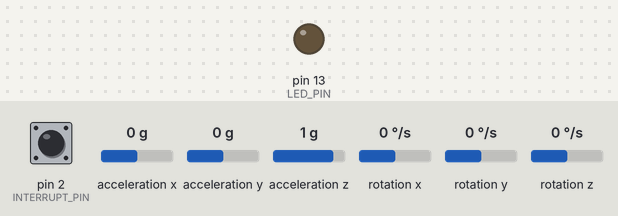
Simulated run of this sketch. Board: Arduino Leonardo, built with avr-gcc and run on an emulated ATmega32U4. Shown: output pins drawn as LEDs (lit = HIGH). The inputs (shaded band) are chosen by the test bench; at power-on: pin 2 (INTERRUPT_PIN) LOW, acceleration x 0 g, acceleration y 0 g, acceleration z 1 g, rotation x 0 °/s, rotation y 0 °/s, rotation z 0 °/s. The ROS host is connected and sends only what is stated; the sensor or clock chip raises its interrupt line as the real part does.

Above: at 0.1 s.
At 39.77 s:
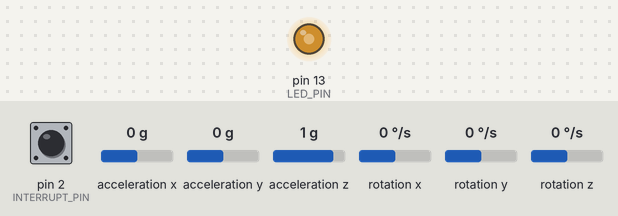
Timing chart, 0 to 40.0 s (numbered marks = the images above):
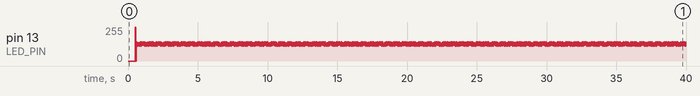

The sketch:

MPU6050_DMP6.ino
```cpp
// I2C device class (I2Cdev) demonstration Arduino sketch for MPU6050 class using DMP (MotionApps v2.0)
// 6/21/2012 by Jeff Rowberg <jeff@rowberg.net>
// Updates should (hopefully) always be available at https://github.com/jrowberg/i2cdevlib
//
// Changelog:
//      2019-07-08 - Added Auto Calibration and offset generator
//		   - and altered FIFO retrieval sequence to avoid using blocking code
//      2016-04-18 - Eliminated a potential infinite loop
//      2013-05-08 - added seamless Fastwire support
//                 - added note about gyro calibration
//      2012-06-21 - added note about Arduino 1.0.1 + Leonardo compatibility error
//      2012-06-20 - improved FIFO overflow handling and simplified read process
//      2012-06-19 - completely rearranged DMP initialization code and simplification
//      2012-06-13 - pull gyro and accel data from FIFO packet instead of reading directly
//      2012-06-09 - fix broken FIFO read sequence and change interrupt detection to RISING
//      2012-06-05 - add gravity-compensated initial reference frame acceleration output
//                 - add 3D math helper file to DMP6 example sketch
//                 - add Euler output and Yaw/Pitch/Roll output formats
//      2012-06-04 - remove accel offset clearing for better results (thanks Sungon Lee)
//      2012-06-01 - fixed gyro sensitivity to be 2000 deg/sec instead of 250
//      2012-05-30 - basic DMP initialization working

/* ============================================
I2Cdev device library code is placed under the MIT license
Copyright (c) 2012 Jeff Rowberg

Permission is hereby granted, free of charge, to any person obtaining a copy
of this software and associated documentation files (the "Software"), to deal
in the Software without restriction, including without limitation the rights
to use, copy, modify, merge, publish, distribute, sublicense, and/or sell
copies of the Software, and to permit persons to whom the Software is
furnished to do so, subject to the following conditions:

The above copyright notice and this permission notice shall be included in
all copies or substantial portions of the Software.

THE SOFTWARE IS PROVIDED "AS IS", WITHOUT WARRANTY OF ANY KIND, EXPRESS OR
IMPLIED, INCLUDING BUT NOT LIMITED TO THE WARRANTIES OF MERCHANTABILITY,
FITNESS FOR A PARTICULAR PURPOSE AND NONINFRINGEMENT. IN NO EVENT SHALL THE
AUTHORS OR COPYRIGHT HOLDERS BE LIABLE FOR ANY CLAIM, DAMAGES OR OTHER
LIABILITY, WHETHER IN AN ACTION OF CONTRACT, TORT OR OTHERWISE, ARISING FROM,
OUT OF OR IN CONNECTION WITH THE SOFTWARE OR THE USE OR OTHER DEALINGS IN
THE SOFTWARE.
===============================================
*/

// I2Cdev and MPU6050 must be installed as libraries, or else the .cpp/.h files
// for both classes must be in the include path of your project
#include "I2Cdev.h"

#include "MPU6050_6Axis_MotionApps20.h"
//#include "MPU6050.h" // not necessary if using MotionApps include file

// Arduino Wire library is required if I2Cdev I2CDEV_ARDUINO_WIRE implementation
// is used in I2Cdev.h
#if I2CDEV_IMPLEMENTATION == I2CDEV_ARDUINO_WIRE
    #include "Wire.h"
#endif

// class default I2C address is 0x68
// specific I2C addresses may be passed as a parameter here
// AD0 low = 0x68 (default for SparkFun breakout and InvenSense evaluation board)
// AD0 high = 0x69
MPU6050 mpu;
//MPU6050 mpu(0x69); // <-- use for AD0 high

/* =========================================================================
   NOTE: In addition to connection 3.3v, GND, SDA, and SCL, this sketch
   depends on the MPU-6050's INT pin being connected to the Arduino's
   external interrupt #0 pin. On the Arduino Uno and Mega 2560, this is
   digital I/O pin 2.
 * ========================================================================= */

/* =========================================================================
   NOTE: Arduino v1.0.1 with the Leonardo board generates a compile error
   when using Serial.write(buf, len). The Teapot output uses this method.
   The solution requires a modification to the Arduino USBAPI.h file, which
   is fortunately simple, but annoying. This will be fixed in the next IDE
   release. For more info, see these links:

   http://arduino.cc/forum/index.php/topic,109987.0.html
   http://code.google.com/p/arduino/issues/detail?id=958
 * ========================================================================= */


// uncomment "OUTPUT_READABLE_QUATERNION" if you want to see the actual
// quaternion components in a [w, x, y, z] format (not best for parsing
// on a remote host such as Processing or something though)
#define OUTPUT_READABLE_QUATERNION

// uncomment "OUTPUT_READABLE_EULER" if you want to see Euler angles
// (in degrees) calculated from the quaternions coming from the FIFO.
// Note that Euler angles suffer from gimbal lock (for more info, see
// http://en.wikipedia.org/wiki/Gimbal_lock)
//#define OUTPUT_READABLE_EULER

// uncomment "OUTPUT_READABLE_YAWPITCHROLL" if you want to see the yaw/
// pitch/roll angles (in degrees) calculated from the quaternions coming
// from the FIFO. Note this also requires gravity vector calculations.
// Also note that yaw/pitch/roll angles suffer from gimbal lock (for
// more info, see: http://en.wikipedia.org/wiki/Gimbal_lock)
//#define OUTPUT_READABLE_YAWPITCHROLL

// uncomment "OUTPUT_READABLE_REALACCEL" if you want to see acceleration
// components with gravity removed. This acceleration reference frame is
// not compensated for orientation, so +X is always +X according to the
// sensor, just without the effects of gravity. If you want acceleration
// compensated for orientation, us OUTPUT_READABLE_WORLDACCEL instead.
//#define OUTPUT_READABLE_REALACCEL

// uncomment "OUTPUT_READABLE_WORLDACCEL" if you want to see acceleration
// components with gravity removed and adjusted for the world frame of
// reference (yaw is relative to initial orientation, since no magnetometer
// is present in this case). Could be quite handy in some cases.
//#define OUTPUT_READABLE_WORLDACCEL

// uncomment "OUTPUT_TEAPOT" if you want output that matches the
// format used for the InvenSense teapot demo
//#define OUTPUT_TEAPOT


#define INTERRUPT_PIN 2  // use pin 2 on Arduino Uno & most boards
#define LED_PIN 13 // (Arduino is 13, Teensy is 11, Teensy++ is 6)
bool blinkState = false;

// MPU control/status vars
bool dmpReady = false;  // set true if DMP init was successful
uint8_t mpuIntStatus;   // holds actual interrupt status byte from MPU
uint8_t devStatus;      // return status after each device operation (0 = success, !0 = error)
uint16_t packetSize;    // expected DMP packet size (default is 42 bytes)
uint16_t fifoCount;     // count of all bytes currently in FIFO
uint8_t fifoBuffer[64]; // FIFO storage buffer

// orientation/motion vars
Quaternion q;           // [w, x, y, z]         quaternion container
/*
VectorInt16 aa;         // [x, y, z]            accel sensor measurements
VectorInt16 aaReal;     // [x, y, z]            gravity-free accel sensor measurements
VectorInt16 aaWorld;    // [x, y, z]            world-frame accel sensor measurements
VectorFloat gravity;    // [x, y, z]            gravity vector
float euler[3];         // [psi, theta, phi]    Euler angle container
float ypr[3];           // [yaw, pitch, roll]   yaw/pitch/roll container and gravity vector

// packet structure for InvenSense teapot demo
uint8_t teapotPacket[14] = { '$', 0x02, 0,0, 0,0, 0,0, 0,0, 0x00, 0x00, '\r', '\n' };
*/

#include <ros.h>
#include <ros/time.h>
#include <geometry_msgs/Quaternion.h>
ros::NodeHandle nh;
geometry_msgs::Quaternion quat_msg;
ros::Publisher quat_pub("quaternion", &quat_msg);

// ================================================================
// ===               INTERRUPT DETECTION ROUTINE                ===
// ================================================================

volatile bool mpuInterrupt = false;     // indicates whether MPU interrupt pin has gone high
void dmpDataReady() {
    mpuInterrupt = true;
}


// ================================================================
// ===                      INITIAL SETUP                       ===
// ================================================================

void setup() {
    // join I2C bus (I2Cdev library doesn't do this automatically)
    #if I2CDEV_IMPLEMENTATION == I2CDEV_ARDUINO_WIRE
        Wire.begin();
        Wire.setClock(400000); // 400kHz I2C clock. Comment this line if having compilation difficulties
    #elif I2CDEV_IMPLEMENTATION == I2CDEV_BUILTIN_FASTWIRE
        Fastwire::setup(400, true);
    #endif

    // initialize serial communication
    // (115200 chosen because it is required for Teapot Demo output, but it's
    // really up to you depending on your project)
    Serial.begin(115200);
    while (!Serial); // wait for Leonardo enumeration, others continue immediately

    // NOTE: 8MHz or slower host processors, like the Teensy @ 3.3V or Arduino
    // Pro Mini running at 3.3V, cannot handle this baud rate reliably due to
    // the baud timing being too misaligned with processor ticks. You must use
    // 38400 or slower in these cases, or use some kind of external separate
    // crystal solution for the UART timer.

    // initialize device
    //Serial.println(F("Initializing I2C devices..."));
    mpu.initialize();
    pinMode(INTERRUPT_PIN, INPUT);
/*
    // verify connection
    Serial.println(F("Testing device connections..."));
    Serial.println(mpu.testConnection() ? F("MPU6050 connection successful") : F("MPU6050 connection failed"));

    // wait for ready
    Serial.println(F("\nSend any character to begin DMP programming and demo: "));
    while (Serial.available() && Serial.read()); // empty buffer
    while (!Serial.available());                 // wait for data
    while (Serial.available() && Serial.read()); // empty buffer again

    // load and configure the DMP
    Serial.println(F("Initializing DMP..."));
*/
    devStatus = mpu.dmpInitialize();

    // supply your own gyro offsets here, scaled for min sensitivity
    mpu.setXGyroOffset(228);
    mpu.setYGyroOffset(93);
    mpu.setZGyroOffset(-64);
    mpu.setZAccelOffset(1421); // 1688 factory default for my test chip

    // make sure it worked (returns 0 if so)
    if (devStatus == 0) {
        // Calibration Time: generate offsets and calibrate our MPU6050
        mpu.CalibrateAccel(6);
        mpu.CalibrateGyro(6);
        mpu.PrintActiveOffsets();
        // turn on the DMP, now that it's ready
        //Serial.println(F("Enabling DMP..."));
        mpu.setDMPEnabled(true);

        // enable Arduino interrupt detection
        //Serial.print(F("Enabling interrupt detection (Arduino external interrupt "));
        //Serial.print(digitalPinToInterrupt(INTERRUPT_PIN));
        digitalPinToInterrupt(INTERRUPT_PIN);
        //Serial.println(F(")..."));
        attachInterrupt(digitalPinToInterrupt(INTERRUPT_PIN), dmpDataReady, RISING);
        mpuIntStatus = mpu.getIntStatus();

        // set our DMP Ready flag so the main loop() function knows it's okay to use it
        //Serial.println(F("DMP ready! Waiting for first interrupt..."));
        dmpReady = true;

        // get expected DMP packet size for later comparison
        packetSize = mpu.dmpGetFIFOPacketSize();
    } else {
        // ERROR!
        // 1 = initial memory load failed
        // 2 = DMP configuration updates failed
        // (if it's going to break, usually the code will be 1)
        Serial.print(F("DMP Initialization failed (code "));
        Serial.print(devStatus);
        Serial.println(F(")"));
    }

    // configure LED for output
    pinMode(LED_PIN, OUTPUT);

    nh.initNode();
    nh.advertise(quat_pub);
}


// ================================================================
// ===                    MAIN PROGRAM LOOP                     ===
// ================================================================

void loop() {

    nh.spinOnce();

    // if programming failed, don't try to do anything
    if (!dmpReady) return;
    // read a packet from FIFO
    if (mpu.dmpGetCurrentFIFOPacket(fifoBuffer)) { // Get the Latest packet
        #ifdef OUTPUT_READABLE_QUATERNION
            // display quaternion values in easy matrix form: w x y z
            mpu.dmpGetQuaternion(&q, fifoBuffer);
            /*
            Serial.print("quat\t");
            Serial.print(q.w);
            Serial.print("\t");
            Serial.print(q.x);
            Serial.print("\t");
            Serial.print(q.y);
            Serial.print("\t");
            Serial.println(q.z);
            */
            quat_msg.w = q.w;
            quat_msg.x = q.x;
            quat_msg.y = q.y;
            quat_msg.z = q.z;

            quat_pub.publish(&quat_msg);

        #endif

        #ifdef OUTPUT_READABLE_EULER
            // display Euler angles in degrees
            mpu.dmpGetQuaternion(&q, fifoBuffer);
            mpu.dmpGetEuler(euler, &q);
            Serial.print("euler\t");
            Serial.print(euler[0] * 180/M_PI);
            Serial.print("\t");
            Serial.print(euler[1] * 180/M_PI);
            Serial.print("\t");
            Serial.println(euler[2] * 180/M_PI);
        #endif

        #ifdef OUTPUT_READABLE_YAWPITCHROLL
            // display Euler angles in degrees
            mpu.dmpGetQuaternion(&q, fifoBuffer);
            q.y = -q.y;
            q.z = -q.z;
            mpu.dmpGetGravity(&gravity, &q);
            mpu.dmpGetYawPitchRoll(ypr, &q, &gravity);
            Serial.print("ypr\t");
            Serial.print(ypr[0] * 180/M_PI);
            Serial.print("\t");
            Serial.print(ypr[1] * 180/M_PI);
            Serial.print("\t");
            Serial.println(ypr[2] * 180/M_PI);
        #endif

        #ifdef OUTPUT_READABLE_REALACCEL
            // display real acceleration, adjusted to remove gravity
            mpu.dmpGetQuaternion(&q, fifoBuffer);
            mpu.dmpGetAccel(&aa, fifoBuffer);
            mpu.dmpGetGravity(&gravity, &q);
            mpu.dmpGetLinearAccel(&aaReal, &aa, &gravity);
            Serial.print("areal\t");
            Serial.print(aaReal.x);
            Serial.print("\t");
            Serial.print(aaReal.y);
            Serial.print("\t");
            Serial.println(aaReal.z);
        #endif

        #ifdef OUTPUT_READABLE_WORLDACCEL
            // display initial world-frame acceleration, adjusted to remove gravity
            // and rotated based on known orientation from quaternion
            mpu.dmpGetQuaternion(&q, fifoBuffer);
            mpu.dmpGetAccel(&aa, fifoBuffer);
            mpu.dmpGetGravity(&gravity, &q);
            mpu.dmpGetLinearAccel(&aaReal, &aa, &gravity);
            mpu.dmpGetLinearAccelInWorld(&aaWorld, &aaReal, &q);
            Serial.print("aworld\t");
            Serial.print(aaWorld.x);
            Serial.print("\t");
            Serial.print(aaWorld.y);
            Serial.print("\t");
            Serial.println(aaWorld.z);
        #endif

        #ifdef OUTPUT_TEAPOT
            // display quaternion values in InvenSense Teapot demo format:
            teapotPacket[2] = fifoBuffer[0];
            teapotPacket[3] = fifoBuffer[1];
            teapotPacket[4] = fifoBuffer[4];
            teapotPacket[5] = fifoBuffer[5];
            teapotPacket[6] = fifoBuffer[8];
            teapotPacket[7] = fifoBuffer[9];
            teapotPacket[8] = fifoBuffer[12];
            teapotPacket[9] = fifoBuffer[13];
            Serial.write(teapotPacket, 14);
            teapotPacket[11]++; // packetCount, loops at 0xFF on purpose
        #endif

        // blink LED to indicate activity
        blinkState = !blinkState;
        digitalWrite(LED_PIN, blinkState);
    }
}
```
